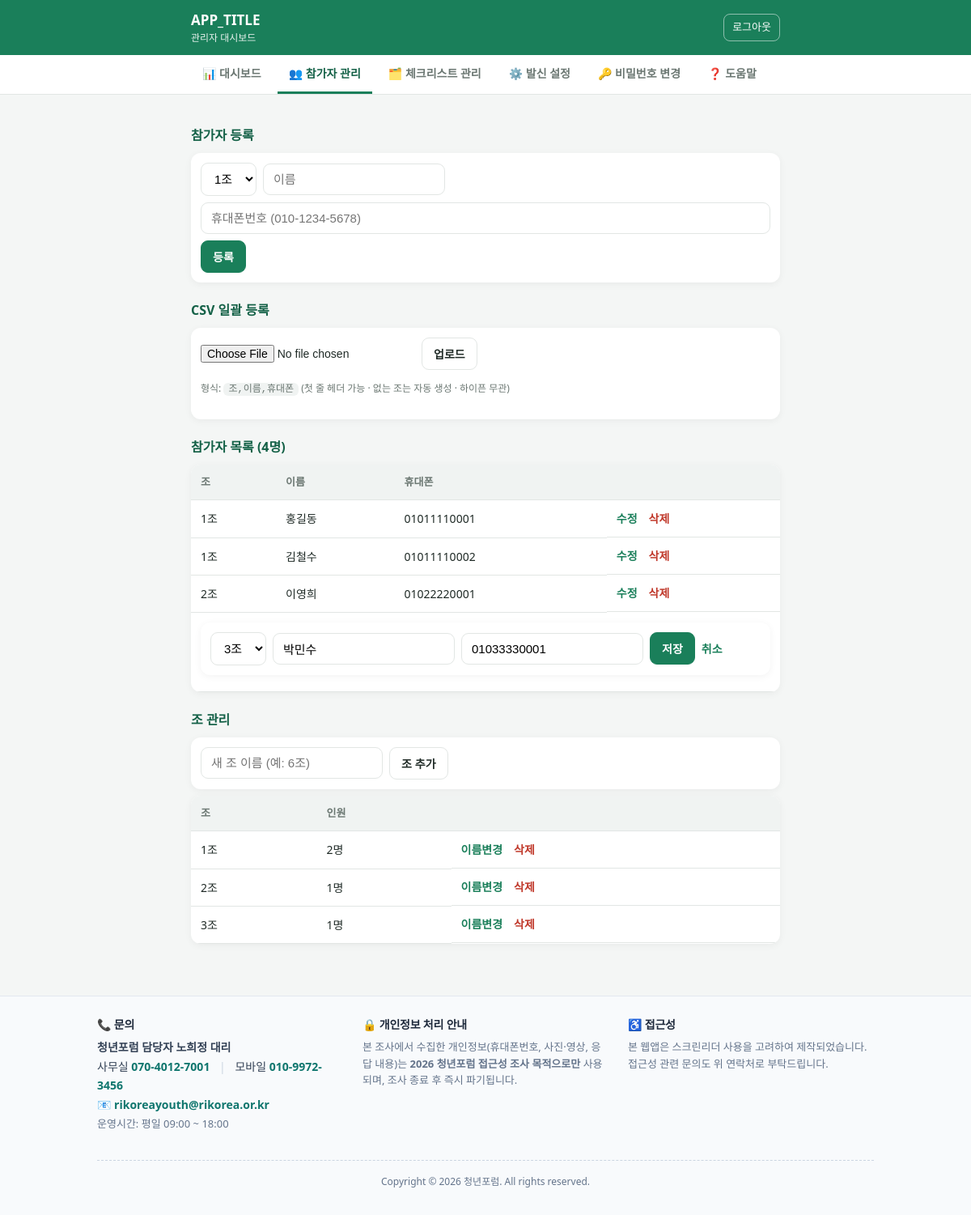
The page /admin.php?view=members&edit=4 (signed in) on the database its author committed.
### tables this page shows
CREATE TABLE members (
  id      INT AUTO_INCREMENT PRIMARY KEY,
  team_id INT NOT NULL,
  name    VARCHAR(50) NOT NULL,
  phone   VARCHAR(20) NOT NULL UNIQUE,    
  FOREIGN KEY (team_id) REFERENCES teams(id) ON DELETE CASCADE
);

CREATE TABLE teams (
  id   INT AUTO_INCREMENT PRIMARY KEY,
  name VARCHAR(50) NOT NULL
);

### db.php (called while the page is built, shortened)
<?php
function db(?PDO $inject = null): PDO {
    static $pdo = null;
    if ($pdo === null) {
        $dsn = sprintf('mysql:host=%s;port=%d;dbname=%s;charset=utf8mb4',
            DB_HOST, DB_PORT, DB_NAME);
        $pdo = new PDO($dsn, DB_USER, DB_PASS, [
            PDO::ATTR_ERRMODE            => PDO::ERRMODE_EXCEPTION,
            PDO::ATTR_DEFAULT_FETCH_MODE => PDO::FETCH_ASSOC,
            PDO::ATTR_EMULATE_PREPARES   => false,
        ]);
    }
    return $pdo;
}

### lib.php (called while the page is built, shortened)
<?php
require_once __DIR__ . '/db.php';
function h($s): string {
    return htmlspecialchars((string)$s, ENT_QUOTES, 'UTF-8');
}
function list_teams(): array {
    return db()->query('SELECT * FROM teams ORDER BY id')->fetchAll();
}
function list_members(): array {
    return db()->query(
        'SELECT m.*, t.name AS team_name
         FROM members m JOIN teams t ON t.id = m.team_id
         ORDER BY t.id, m.id')->fetchAll();
}

### admin_members.php (the view, shortened to what this page needs)
<?php
$teams   = list_teams();
$members = list_members();
$token   = csrf_token();
$editId  = (int)($_GET['edit'] ?? 0);
$editTeam = (int)($_GET['editteam'] ?? 0);
$counts = [];
foreach ($members as $m) { $counts[(int)$m['team_id']] = ($counts[(int)$m['team_id']] ?? 0) + 1; }
?>
<h2 class="section-title">참가자 등록</h2>
<?php if (!$teams): ?>
  <p class="hint">먼저 아래 ‘조 관리’에서 조를 하나 이상 추가하세요.</p>
<?php else: ?>
<form method="post" class="form-inline">
  <select name="team_id" required>
    <?php foreach ($teams as $t): ?>
      <option value="<?= (int)$t['id'] ?>"><?= h($t['name']) ?></option>
    <?php endforeach; ?>
  </select>
  <input name="name" placeholder="이름" required>
  <input name="phone" type="tel" inputmode="numeric" placeholder="휴대폰번호 (010-1234-5678)" required>
  <button class="btn-primary btn-sm" type="submit">등록</button>
</form>
<?php endif; ?>
<h2 class="section-title">CSV 일괄 등록</h2>
<form method="post" enctype="multipart/form-data" class="form-inline">
  <input type="file" name="csv" accept=".csv,text/csv" required>
  <button class="btn-sm" type="submit">업로드</button>
  <span class="hint">형식: <code>조,이름,휴대폰</code> (첫 줄 헤더 가능 · 없는 조는 자동 생성 · 하이픈 무관)</span>
</form>
<h2 class="section-title">참가자 목록 (<?= count($members) ?>명)</h2>
<table class="admin-table">
  <thead><tr><th scope="col">조</th><th scope="col">이름</th><th scope="col">휴대폰</th><th scope="col"></th></tr></thead>
  <tbody>
  <?php foreach ($members as $m): $mid = (int)$m['id']; ?>
    <?php if ($editId === $mid): ?>
      <tr>
        <td colspan="4">
          <form method="post" class="form-inline">
            <select name="team_id" required>
              <?php foreach ($teams as $t): ?>
                <option value="<?= (int)$t['id'] ?>" <?= (int)$t['id'] === (int)$m['team_id'] ? 'selected' : '' ?>><?= h($t['name']) ?></option>
              <?php endforeach; ?>
            </select>
            <input name="name" value="<?= h($m['name']) ?>" required>
            <input name="phone" value="<?= h($m['phone']) ?>" required>
            <button class="btn-primary btn-sm" type="submit">저장</button>
            <a class="link" href="admin.php?view=members">취소</a>
          </form>
        </td>
      </tr>
    <?php else: ?>
      <tr>
        <td><?= h($m['team_name']) ?></td>
        <td><?= h($m['name']) ?></td>
        <td><?= h($m['phone']) ?></td>
        <td class="actions">
          <a class="link" href="admin.php?view=members&edit=<?= $mid ?>">수정</a>
          <form method="post" class="inline-form" onsubmit="return confirm('이 참가자를 삭제할까요?')">
            <button class="linkbtn danger" type="submit">삭제</button>
          </form>
        </td>
      </tr>
    <?php endif; ?>
  <?php endforeach; ?>
  </tbody>
</table>
<h2 class="section-title">조 관리</h2>
<form method="post" class="form-inline">
  <input name="name" placeholder="새 조 이름 (예: 6조)" required>
  <button class="btn-sm" type="submit">조 추가</button>
</form>
<table class="admin-table">
  <thead><tr><th scope="col">조</th><th scope="col">인원</th><th scope="col"></th></tr></thead>
  <tbody>
  <?php foreach ($teams as $t): $tid = (int)$t['id']; ?>
    <?php if ($editTeam === $tid): ?>
      <tr>
        <td colspan="3">
          <form method="post" class="form-inline">
            <input type="hidden" name="csrf" value="<?= h($token) ?>">
            <input type="hidden" name="action" value="team_rename">
            <input type="hidden" name="id" value="<?= $tid ?>">
            <input name="name" value="<?= h($t['name']) ?>" required>
            <button class="btn-primary btn-sm" type="submit">저장</button>
            <a class="link" href="admin.php?view=members">취소</a>
          </form>
        </td>
      </tr>
    <?php else: ?>
      <tr>
        <td><?= h($t['name']) ?></td>
        <td><?= (int)($counts[$tid] ?? 0) ?>명</td>
        <td class="actions">
          <a class="link" href="admin.php?view=members&editteam=<?= $tid ?>">이름변경</a>
          <form method="post" class="inline-form" onsubmit="return confirm('이 조와 소속 참가자·체크가 모두 삭제됩니다. 계속할까요?')">
            <button class="linkbtn danger" type="submit">삭제</button>
          </form>
        </td>
      </tr>
    <?php endif; ?>
  <?php endforeach; ?>
  </tbody>
</table>

### assets/style.css (style rules this page uses)
:root { --green:#1a7f5a; --green-d:#146147; --bg:#f4f6f5; --card:#fff; --line:#e2e6e4; --text:#1f2a26; --muted:#6b7772; --err:#c0392b; --radius:14px; }
* { box-sizing:border-box }
html { -webkit-text-size-adjust:100% }
body { margin:0; font-family:"Malgun Gothic","Apple SD Gothic Neo",system-ui,sans-serif; background:var(--bg); color:var(--text); line-height:1.5; padding-bottom:env(safe-area-inset-bottom); }
a { color:var(--green) }
input[type=tel],input[type=password] { width:100%;padding:14px;font-size:17px;border:1.5px solid var(--line); border-radius:10px;outline:none }
.hint { color:var(--muted);font-size:12px;margin:6px 0 16px }
.btn-primary { width:100%;padding:14px;font-size:17px;font-weight:700;color:#fff; background:var(--green);border:0;border-radius:10px;cursor:pointer }
.section-title { font-size:16px;margin:22px 0 10px;color:var(--green-d) }
.admin-table { width:100%;border-collapse:collapse;background:#fff;border-radius:12px;overflow:hidden; box-shadow:0 2px 10px rgba(0,0,0,.05);font-size:14px }
.admin-table th,.admin-table td { padding:12px;text-align:left;border-bottom:1px solid var(--line) }
.admin-table thead th { background:#f0f3f2;color:var(--muted);font-size:13px }
.link { color:var(--green);text-decoration:none;font-weight:600 }
.form-inline { display:flex;flex-wrap:wrap;gap:8px;align-items:center;background:#fff; padding:12px;border-radius:12px;box-shadow:0 2px 10px rgba(0,0,0,.05);margin-bottom:8px }
.form-inline input[type=text],.form-inline input:not([type]),.form-inline input[type=tel], .form-inline input[type=number],.form-inline select { padding:10px 12px;font-size:15px;border:1.5px solid var(--line);border-radius:9px; outline:none;background:#fff }
.form-inline input[type=file] { font-size:14px }
.btn-sm { display:inline-block;padding:9px 14px;font-size:14px;font-weight:700;cursor:pointer; border:1.5px solid var(--line);background:#fff;color:var(--text);border-radius:9px;text-decoration:none }
.btn-primary.btn-sm { width:auto;color:#fff;background:var(--green);border-color:var(--green) }
.inline-form { display:inline }
.linkbtn { background:none;border:0;color:var(--green);font-weight:600;font-size:14px;cursor:pointer;padding:0 2px }
.linkbtn.danger { color:var(--err) }
.actions { display:flex;gap:12px;align-items:center;white-space:nowrap }
.hint code { background:#f0f3f2;padding:1px 6px;border-radius:6px }

### rows shown on the page
members: team.name "1조", name "홍길동", phone "01011110001"
members: team.name "1조", name "김철수", phone "01011110002"
members: team.name "2조", name "이영희", phone "01022220001"
members: team_id "3조", name "박민수", phone "01033330001"
teams: name "1조", id "2"
teams: name "2조", id.team_id "1"
teams: name "3조", id.team_id "1"

### other values the page prints
APP_TITLE "APP_TITLE"
count($members) "4"
form field team_id "1조"
